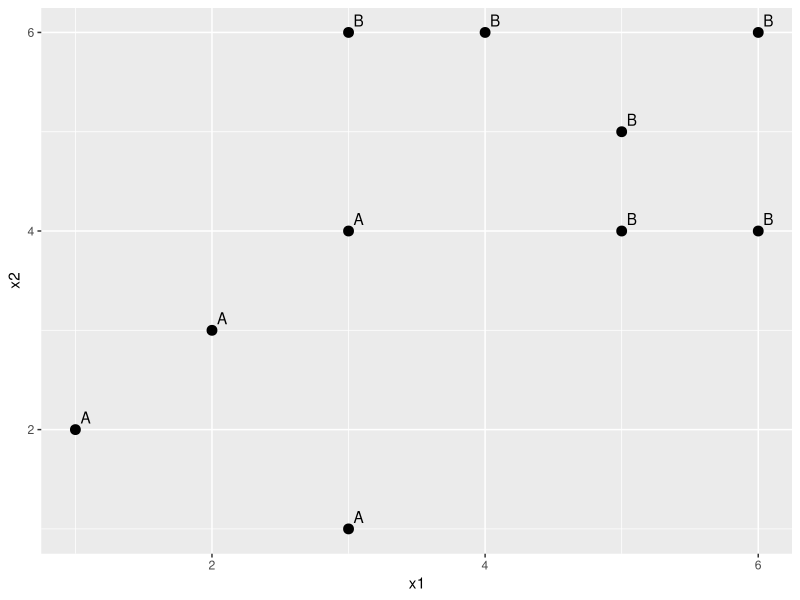
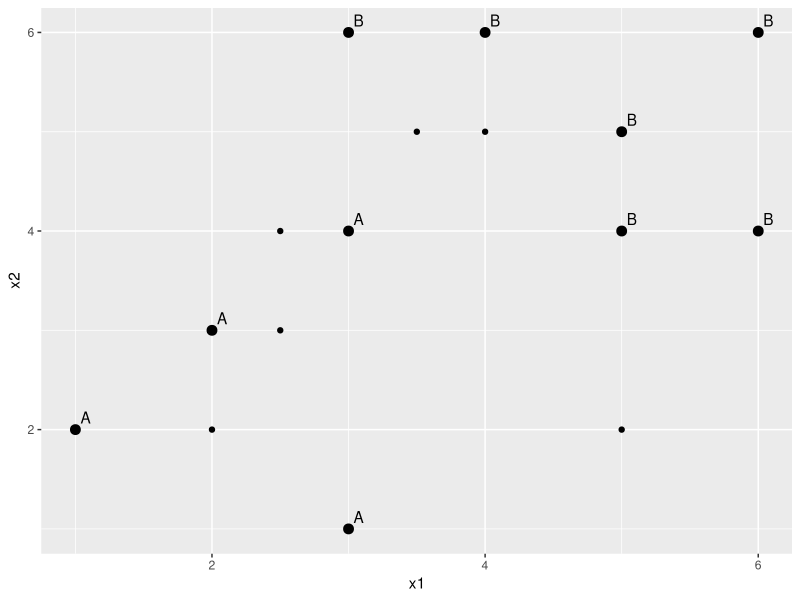
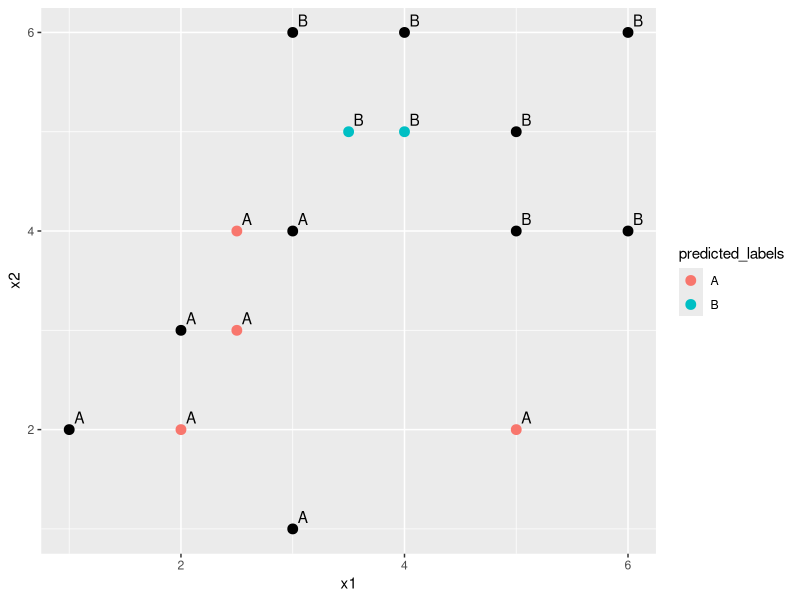

These charts were generated, in order, by the following R code:
## ---- chunk 1
knitr::opts_chunk$set(echo = TRUE)
## ---- chunk 2
library(class) # Load the class library to gain access to the knn function
library(tidyverse) # Load tidyverse for ggplot and working with dataframes
## ---- chunk 3

data <- data.frame(
  x1 = c(1, 2, 3, 4, 5, 6, 3, 3, 5, 6),
  x2 = c(2, 3, 1, 6, 5, 4, 4, 6, 4, 6),
  labels = c("A", "A", "A", "B", "B", "B", "A", "B", "B", "B")
)

# Plot the data using ggplot - use geom_text to control the labels of the data points
data_plot <- data %>% 
  ggplot(aes(x1, x2)) +
  geom_point(size = 3) +
  geom_text(aes(label = labels), hjust = -0.5, vjust = -0.5)

data_plot
## ---- chunk 4
train_data <- data[c(1:7), 1:2] # first 7 rows of columns 1 & 2 of dataframe
test_data <- data[c(8:10), 1:2] # last 3 rows of columns 1 & 2 of dataframe

# Split the labels accordingly
train_labels <- data[c(1:7), 3] # first 7 rows of columns 3 of dataframe
test_labels <- data[c(8:10), 3] # last 3 rows of columns 3 of dataframe
## ---- chunk 5
k <- 3  # Number of neighbors. Try different values to see the impact on your model accuracy
knn_result <- knn(train_data, test_data, cl = train_labels, k = k)

# Convert factors to characters
actual_labels <- as.character(test_labels)
knn_result <- as.character(knn_result)

# Confusion Matrix
conf_matrix <- table(Actual = actual_labels, Predicted = knn_result, dnn = c("Actual", "Predicted"))
print("Confusion Matrix:")
print(conf_matrix)

# Model Accuracy
accuracy <- sum(diag(conf_matrix)) / sum(conf_matrix)
print(paste("Model Accuracy:", round(accuracy, 2)))
## ---- chunk 6
# New unlabeled data point for classification
new_data <- data.frame(x1 = c(2.5, 2.5, 2, 4, 3.5, 5),
                       x2 = c(3, 4, 2, 5, 5, 2))

# Predict labels for new data using the knn model generated above
predicted_labels <- knn(train_data, new_data, cl = train_labels, k = k, prob = FALSE)

# Display the predicted labels
print("Predicted Labels for New Data:")
print(predicted_labels)

# Add the new points to the original plot - don't add labels yet
data_plot +
  geom_point(data = new_data, aes(x = x1, y = x2)) +
  geom_text(data = new_data, aes(x = x1, y = x2, label=NA))


# Add the new points with the KNN predicted labels to the original plot
data_plot +
  geom_point(data = new_data, aes(x = x1, y = x2, color = predicted_labels), size = 3) +
  geom_text(data = new_data, aes(x = x1, y = x2, label = predicted_labels), hjust = -0.5, vjust = -0.5)
